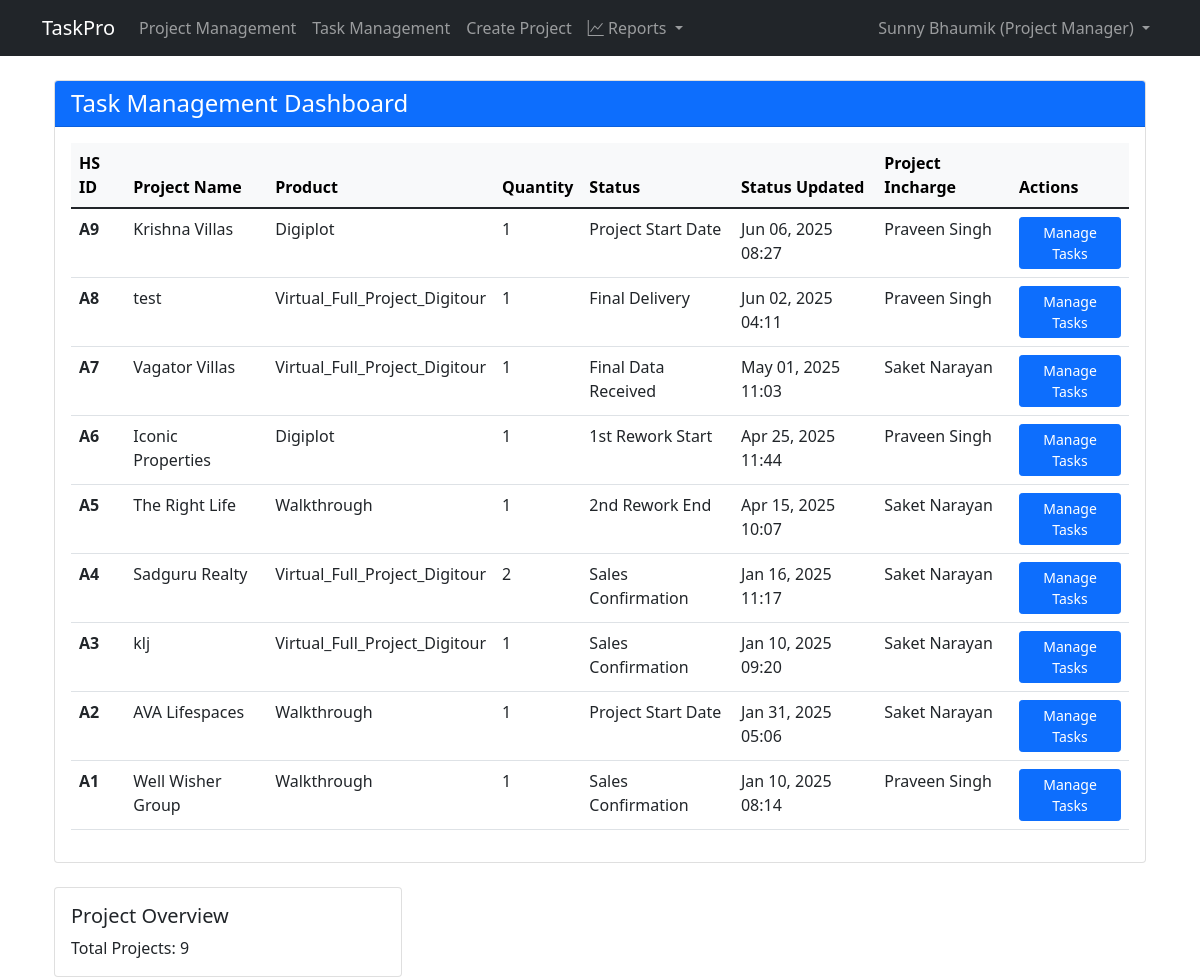
The page /projects/tasks/dashboard/ (signed in) on the database as committed earlier.
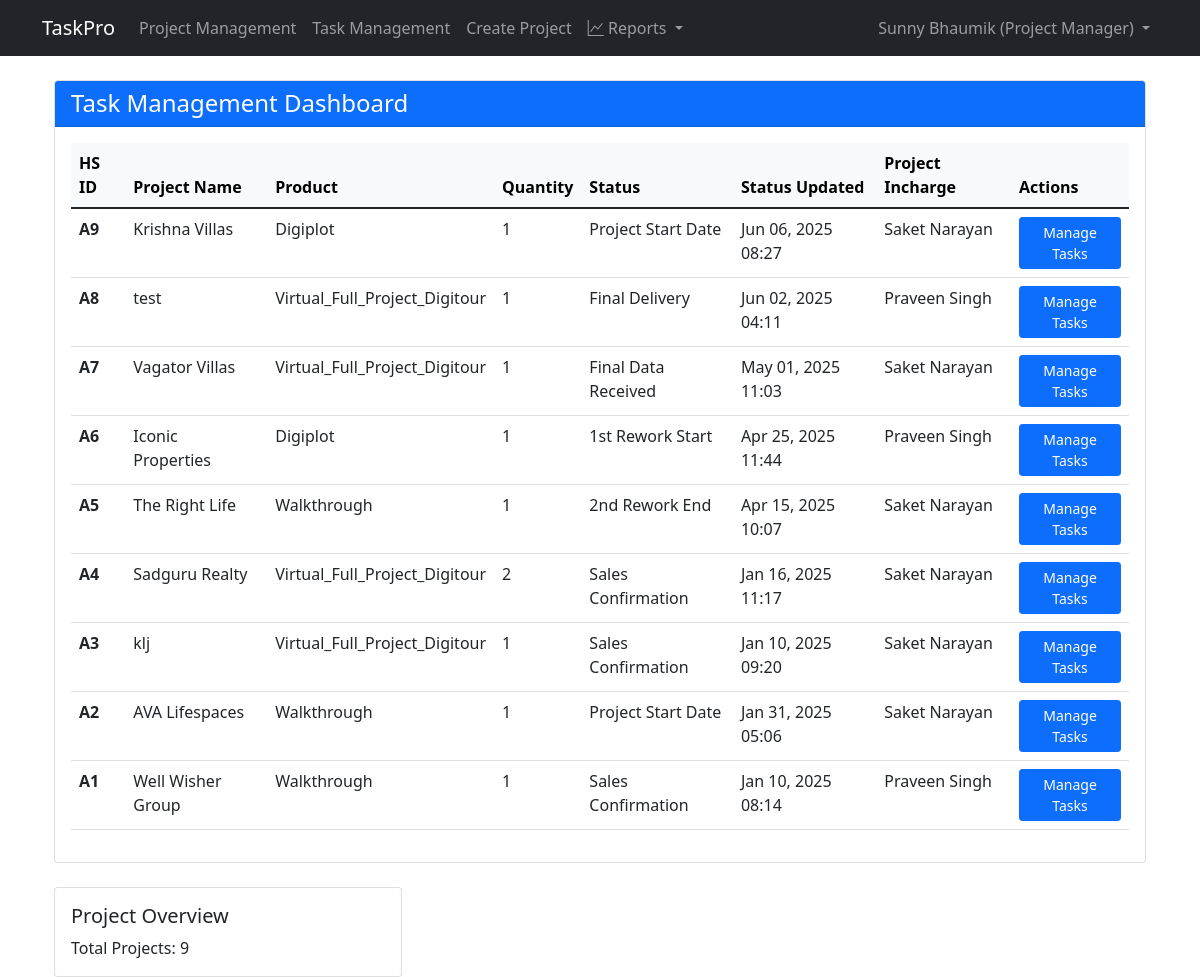
The same page on the database as committed later.
### projects/models.py (models this page shows, shortened)
class Project(models.Model):
    id = models.UUIDField(
        primary_key=True,
        default=uuid.uuid4,
        editable=False
    )
    hs_id = models.CharField(
        max_length=10,
        unique=True,
        editable=False,
        help_text="Human-readable unique identifier (e.g., A1, A2, B1, etc.)"
    )
    opportunity_id = models.CharField(
        max_length=100,
        unique=False,
        help_text="Business opportunity identifier"
    )
    project_type = models.CharField(
        max_length=100,
        blank=True,
        null=True,
        help_text="Type of project (optional)"
    )
    project_name = models.CharField(
        max_length=255,
        help_text="Name of the project"
    )
    builder_name = models.CharField(
        max_length=255,
        help_text="Name of the builder/client"
    )
    city = models.ForeignKey(
        City,
        on_delete=models.PROTECT,
        related_name='projects',
        help_text="City where this project is located"
    )
    product = models.ForeignKey(
        Product,
        on_delete=models.PROTECT,
        related_name='projects',
        help_text="The product being delivered in this project"
    )
    product_subcategory = models.ForeignKey(
        ProductSubcategory,
        on_delete=models.PROTECT,
        related_name='projects',
        null=True,
        blank=True,
        help_text="Optional subcategory classification for this project"
    )
    package_id = models.CharField(
        max_length=100,
        blank=True,
        null=True,
        help_text="Optional package identifier"
    )
    quantity = models.PositiveIntegerField(
        help_text="Quantity of products for this project"
    )
    purchase_date = models.DateField(
        help_text="Date when the project was purchased"
    )
    sales_confirmation_date = models.DateField(
        help_text="Date when sales confirmation was received"
    )
    expected_tat = models.PositiveIntegerField(
        validators=[MinValueValidator(1)],
        help_text="Expected turnaround time in days (defaults to product TAT but can be overridden)"
    )
    account_manager = models.CharField(
        max_length=255,
        help_text="Name of the account manager responsible for this project"
    )
    dpm = models.ForeignKey(
        User,
        on_delete=models.PROTECT,
        related_name='dpm_projects',
        help_text="The Digital Project Manager assigned to this project"
    )
    current_status = models.ForeignKey(
        ProjectStatusOption,
        on_delete=models.PROTECT,
        related_name='projects',
        help_text="Current status of the project"
    )
    project_incharge = models.ForeignKey(
        'accounts.User',
        on_delete=models.PROTECT,
        related_name='incharge_projects',
        null=True,
        blank=True,
        help_text="Team member assigned as project incharge"
    )
    expected_completion_date = models.DateField(
        null=True,
        blank=True,
        help_text="Expected date of project completion"
    )
    delivery_performance_rating = models.DecimalField(
        max_digits=2,
        decimal_places=1,
        null=True,
        blank=True,
        validators=[
            MinValueValidator(1),
            MaxValueValidator(5)
        ],
        help_text="Delivery performance rating (1-5)"
    )
    created_at = models.DateTimeField(auto_now_add=True)
    updated_at = models.DateTimeField(auto_now=True)
    class Meta:
        ordering = ['-created_at']
        verbose_name = 'Project'
        verbose_name_plural = 'Projects'
        indexes = [
            models.Index(fields=['opportunity_id']),
        ]

class Product(models.Model):
    id = models.UUIDField(
        primary_key=True,
        default=uuid.uuid4,
        editable=False
    )
    name = models.CharField(
        max_length=255,
        unique=True,
        help_text="Name of the product"
    )
    expected_tat = models.PositiveIntegerField(
        validators=[MinValueValidator(1)],
        help_text="Default expected turnaround time in days for this product"
    )
    is_active = models.BooleanField(
        default=True,
        help_text="Whether this product is available for new projects"
    )
    created_at = models.DateTimeField(auto_now_add=True)
    updated_at = models.DateTimeField(auto_now=True)
    class Meta:
        ordering = ['name']
        verbose_name = 'Product'
        verbose_name_plural = 'Products'

### accounts/models.py (models this page shows, shortened)
class User(AbstractUser):
    id = models.UUIDField(primary_key=True, default=uuid.uuid4, editable=False)
    ROLES = (
        ('DPM', 'Project Manager'),
        ('TEAM_MEMBER', 'Team Member'),
    )
    role = models.CharField(max_length=20, choices=ROLES)
    created_at = models.DateTimeField(auto_now_add=True)
    updated_at = models.DateTimeField(auto_now=True)
    groups = models.ManyToManyField(
        'auth.Group',
        related_name='custom_user_set',
        blank=True,
        verbose_name='groups',
        help_text='The groups this user belongs to.',
    )
    user_permissions = models.ManyToManyField(
        'auth.Permission',
        related_name='custom_user_set',
        blank=True,
        verbose_name='user permissions',
        help_text='Specific permissions for this user.',
    )

### projects/views.py (the view)
# urls.py: path('tasks/dashboard/', views.dpm_task_dashboard, name='dpm_task_dashboard'),
@login_required
def dpm_task_dashboard(request):
    if request.user.role != 'DPM':
        messages.error(request, "Access denied. This page is only for Project Managers.")
        return redirect('home')
    success, result = ProjectService.get_dpm_projects_for_task_management(request.user)
    if not success:
        messages.error(request, result)
        return redirect('home')
    projects = result
    context = {
        'projects': projects,
        'title': 'Task Management Dashboard'
    }
    return render(request, 'projects/dpm_task_dashboard.html', context)

### projects/templates/projects/dpm_task_dashboard.html (shortened to what the changed rows need)
{% extends "base.html" %}
{% block content %}
<div class="container-fluid">
    <div class="row">
        <div class="col">
            <div class="card">
                <div class="card-body">
                    {% if projects %}
                        <div class="table-responsive">
                            <table class="table table-hover">
                                <thead class="table-light">
                                    <tr>
                                        <th>HS ID</th>
                                        <th>Project Name</th>
                                        <th>Product</th>
                                        <th>Quantity</th>
                                        <th>Status</th>
                                        <th>Status Updated</th>
                                        <th>Project Incharge</th>
                                        <th>Actions</th>
                                    </tr>
                                </thead>
                                <tbody>
                                    {% for project in projects %}
                                    <tr>
                                        <td>
                                            <strong>{{ project.hs_id }}</strong>
                                        </td>
                                        <td>{{ project.project_name }}</td>
                                        <td>{{ project.product.name }}</td>
                                        <td>{{ project.quantity }}</td>
                                        <td>
                                            {% if project.latest_status_name %}
                                                {{ project.latest_status_name }}
                                            {% else %}
                                                <span class="text-muted">No status</span>
                                            {% endif %}
                                        </td>
                                        <td>
                                            {% if project.latest_status_date %}
                                                {{ project.latest_status_date|date:"M d, Y H:i" }}
                                            {% else %}
                                                <span class="text-muted">-</span>
                                            {% endif %}
                                        </td>
                                        <td>
                                            {% if project.project_incharge %}
                                                {{ project.project_incharge.get_full_name }}
                                            {% else %}
                                                <span class="text-muted">Not assigned</span>
                                            {% endif %}
                                        </td>
                                        <td>
                                            <a href="{% url 'projects:project_management' project.id %}"
                                               class="btn btn-primary btn-sm">
                                                Manage Tasks
                                            </a>
                                        </td>
                                    </tr>
                                    {% endfor %}
                                </tbody>
                            </table>
                        </div>
                    {% else %}
                        <div class="text-center py-4">
                            <p class="text-muted mb-0">No projects found.</p>
                        </div>
                    {% endif %}
                </div>
            </div>
        </div>
    </div>
</div>
{% endblock %}

Rows that differ between the two databases and show on the page:
changed Project "Krishna Villas": project_incharge.get_full_name "Praveen Singh" → "Saket Narayan"
